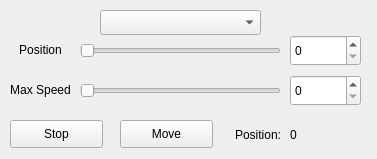
<?xml version="1.0" encoding="UTF-8"?>
<ui version="4.0">
 <class>stepperWidgetForm</class>
 <widget class="QWidget" name="stepperWidgetForm">
  <property name="geometry">
   <rect>
    <x>0</x>
    <y>0</y>
    <width>377</width>
    <height>159</height>
   </rect>
  </property>
  <property name="sizePolicy">
   <sizepolicy hsizetype="Minimum" vsizetype="Minimum">
    <horstretch>0</horstretch>
    <verstretch>0</verstretch>
   </sizepolicy>
  </property>
  <property name="windowTitle">
   <string>Stepper Control</string>
  </property>
  <widget class="QSlider" name="positionSlider">
   <property name="geometry">
    <rect>
     <x>80</x>
     <y>40</y>
     <width>201</width>
     <height>22</height>
    </rect>
   </property>
   <property name="maximum">
    <number>2000</number>
   </property>
   <property name="orientation">
    <enum>Qt::Horizontal</enum>
   </property>
  </widget>
  <widget class="QSlider" name="speedSlider">
   <property name="geometry">
    <rect>
     <x>80</x>
     <y>80</y>
     <width>201</width>
     <height>22</height>
    </rect>
   </property>
   <property name="maximum">
    <number>4000</number>
   </property>
   <property name="orientation">
    <enum>Qt::Horizontal</enum>
   </property>
  </widget>
  <widget class="QPushButton" name="moveButton">
   <property name="geometry">
    <rect>
     <x>120</x>
     <y>120</y>
     <width>93</width>
     <height>28</height>
    </rect>
   </property>
   <property name="text">
    <string>Move</string>
   </property>
  </widget>
  <widget class="QPushButton" name="stopButton">
   <property name="geometry">
    <rect>
     <x>10</x>
     <y>120</y>
     <width>93</width>
     <height>28</height>
    </rect>
   </property>
   <property name="text">
    <string>Stop</string>
   </property>
  </widget>
  <widget class="QLabel" name="label">
   <property name="geometry">
    <rect>
     <x>10</x>
     <y>40</y>
     <width>61</width>
     <height>20</height>
    </rect>
   </property>
   <property name="text">
    <string>Position</string>
   </property>
   <property name="alignment">
    <set>Qt::AlignCenter</set>
   </property>
  </widget>
  <widget class="QLabel" name="label_2">
   <property name="geometry">
    <rect>
     <x>0</x>
     <y>80</y>
     <width>81</width>
     <height>20</height>
    </rect>
   </property>
   <property name="text">
    <string>Max Speed</string>
   </property>
   <property name="alignment">
    <set>Qt::AlignCenter</set>
   </property>
  </widget>
  <widget class="QLabel" name="label_3">
   <property name="geometry">
    <rect>
     <x>220</x>
     <y>120</y>
     <width>61</width>
     <height>30</height>
    </rect>
   </property>
   <property name="text">
    <string>Position:</string>
   </property>
   <property name="alignment">
    <set>Qt::AlignRight|Qt::AlignTrailing|Qt::AlignVCenter</set>
   </property>
  </widget>
  <widget class="QLabel" name="positionLabel">
   <property name="geometry">
    <rect>
     <x>290</x>
     <y>120</y>
     <width>90</width>
     <height>30</height>
    </rect>
   </property>
   <property name="text">
    <string>0</string>
   </property>
  </widget>
  <widget class="QSpinBox" name="positionBox">
   <property name="geometry">
    <rect>
     <x>290</x>
     <y>35</y>
     <width>71</width>
     <height>31</height>
    </rect>
   </property>
   <property name="maximum">
    <number>2000</number>
   </property>
  </widget>
  <widget class="QSpinBox" name="speedBox">
   <property name="geometry">
    <rect>
     <x>290</x>
     <y>75</y>
     <width>71</width>
     <height>31</height>
    </rect>
   </property>
   <property name="maximum">
    <number>4000</number>
   </property>
   <property name="singleStep">
    <number>100</number>
   </property>
  </widget>
  <widget class="QComboBox" name="comboDropdown">
   <property name="geometry">
    <rect>
     <x>100</x>
     <y>10</y>
     <width>161</width>
     <height>25</height>
    </rect>
   </property>
  </widget>
 </widget>
 <resources/>
 <connections/>
</ui>
